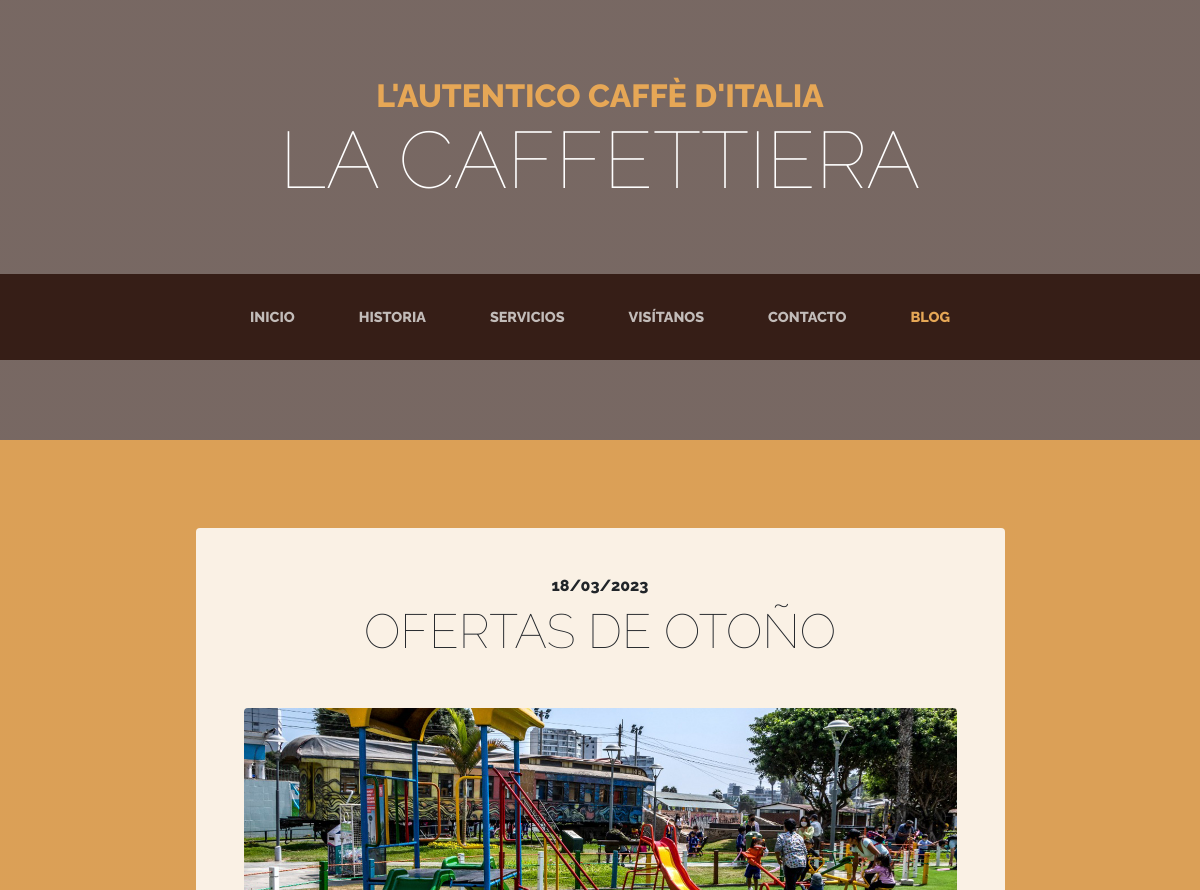
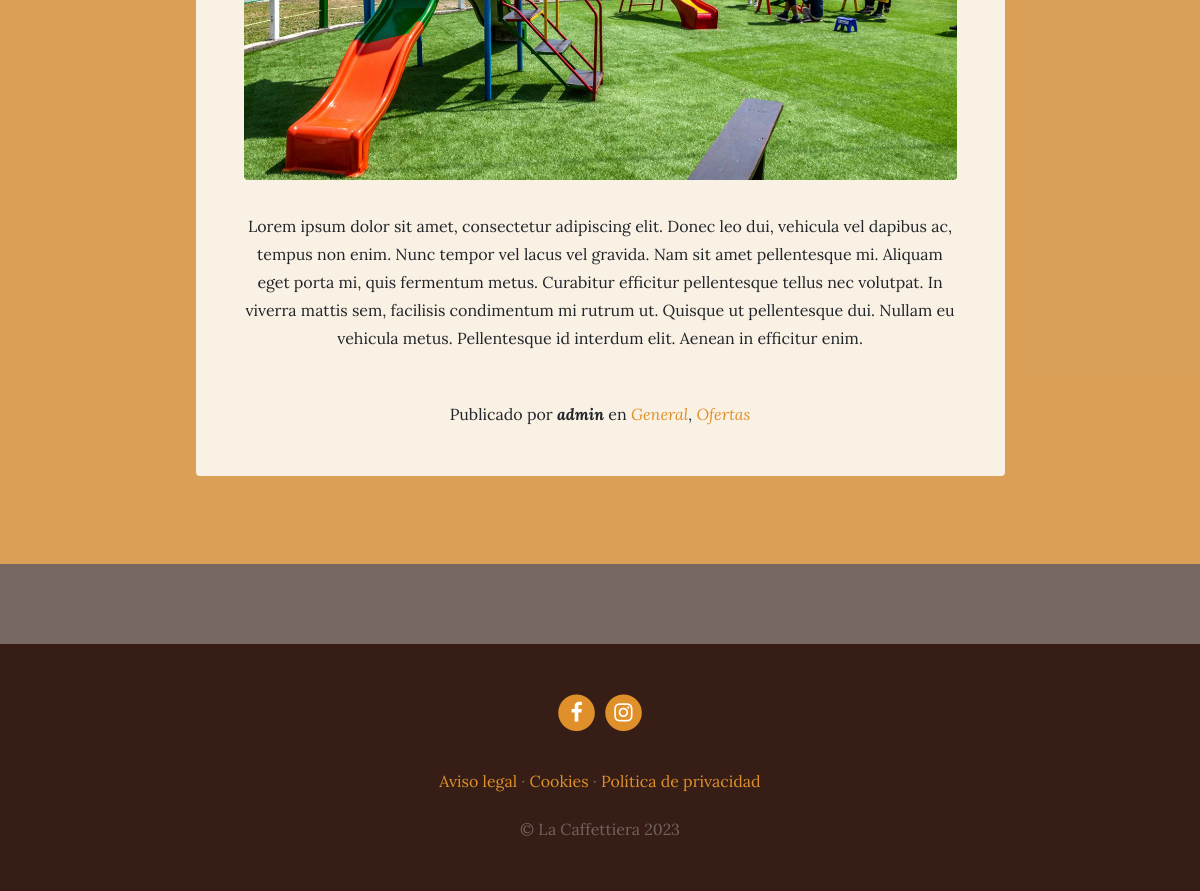
Screenshot of /blog/ with the database file from the repository (2 pictures, top to bottom).
### blog/models.py (models this page shows, shortened)
class Post(models.Model):
    title = models.CharField(max_length=200, verbose_name="Título")
    content = models.TextField(verbose_name="Contenido")
    published = models.DateTimeField(default=now, verbose_name="Fecha de Publicación")
    image = models.ImageField(upload_to="blog", null=True, blank=True, verbose_name="Imagen")
    author = models.ForeignKey(User, on_delete=models.CASCADE, verbose_name="Autor")
    categories = models.ManyToManyField(Category, related_name="get_posts", verbose_name="Categorías")
    created = models.DateTimeField(auto_now_add=True, verbose_name="Fecha de creación")
    updated = models.DateTimeField(auto_now=True, verbose_name="Fecha de edición")
    class Meta:
        verbose_name = "entrada"
        ordering = ["-created"]

class Category(models.Model):
    name = models.CharField(max_length=100, verbose_name="Nombre")
    created = models.DateTimeField(auto_now_add=True, verbose_name="Fecha de Creación")
    updated = models.DateTimeField(auto_now=True, verbose_name="Fecha de Edición")
    class Meta:
        verbose_name = "categoría"
        ordering = ["-created"]

### pages/models.py (models this page shows, shortened)
class Page(models.Model):
    title = models.CharField(max_length=200, verbose_name="Título")
    content = RichTextField(verbose_name="Contenido")
    order = models.SmallIntegerField(default=0, verbose_name="Orden")
    created = models.DateTimeField(auto_now_add=True, verbose_name="Fecha de Creación")
    updated = models.DateTimeField(auto_now=True, verbose_name="Fecha de Edición")
    class Meta:
        verbose_name = "página"
        ordering = ["order", "title"]

### blog/views.py (the view)
# urls.py: path('', views.blog, name="blog"),
def blog(request):
    posts = Post.objects.all()
    return render(request, "blog/blog.html", {
        'posts': posts
    })

### core/processors.py (called while the page is built)
def year_now(request):
    dateNow = datetime.now()
    yearNow = datetime.strftime(dateNow, '%Y')
    ctx = {'yearNow': int(yearNow)}
    return ctx

### pages/templatetags/pages_extras.py (called while the page is built)
@register.simple_tag
def get_page_list():
    pages = Page.objects.all()
    return pages

### social/processors.py (called while the page is built)
def ctx_dict(request):
    ctx = {}
    links = Link.objects.all()
    for link in links:
        ctx[link.key] = link.url  # clave: valor
    return ctx

### blog/templates/blog/blog.html (shortened to what this page needs)
{% extends 'core/base.html' %}
{% load static %}
{% block content %}
{% for post in posts %}
<section class="page-section cta">
    <div class="container">
        <div class="row">
            <div class="col-xl-9 mx-auto">
                <div class="cta-innerv text-center rounded">
                    <h2 class="section-heading {% if post.image %} mb-5 {% endif %}">
                        <span class="section-heading-upper">{{ post.published|date:"SHORT_DATE_FORMAT" }}</span>
                        <span class="section-heading-lower">{{ post.title }}</span>
                    </h2>
                    <p class="mb-0">
                        {% if post.image %}
                        <img class="mx-auto d-flex rounded img-fluid mb-3 mb-lg-0" src="{{ post.image.url }}" alt="">
                        {% endif %}
                    </p>
                    <p class="mb-0 mbt">
                        {{ post.content|linebreaks }}
                    </p>
                    <p class="mb-0 mbt">
                        <span class="section-heading-under">
                            Publicado por <em><b>{{ post.author }}</b></em> en
                            <em>
                            {% for category in post.categories.all %}
                                <a href="{% url 'category' category.id %}" class="link">{{ category.name }}</a>{% if not forloop.last %}, {% endif %}
                            {% endfor %}
                            </em>
                        </span>
                    </p>
                </div>
            </div>
        </div>
    </div>
</section>
{% endfor %}
{% endblock %}

### core/templates/core/base.html (shortened to what this page needs)
<!DOCTYPE html>
<html lang="es">
<head>
    {% load static %}
    <link href="{% static 'core/vendor/font-awesome/css/font-awesome.min.css' %}" rel="stylesheet" type="text/css">
    <link href="{% static 'core/vendor/bootstrap/css/bootstrap.min.css' %}" rel="stylesheet">
    <link href="{% static 'core/css/business-casual.css' %}" rel="stylesheet">
</head>
<body>
    <h1 class="site-heading text-center text-white d-none d-lg-block">
        <span class="site-heading-upper text-primary mb-3">L'autentico caffè d'italia</span>
        <span class="site-heading-lower">La Caffettiera</span>
    </h1>
    <nav class="navbar navbar-expand-lg navbar-dark py-lg-4" id="mainNav">
        <div class="container">
            <div class="collapse navbar-collapse" id="navbarResponsive">
                <ul class="navbar-nav mx-auto">
                    <li class="nav-item px-lg-4 {% if request.path == '/' %} active {% endif %}">
                        <a class="nav-link text-uppercase text-expanded" href="{% url 'home' %}">Inicio</a>
                    </li>
                    <li class="nav-item px-lg-4 {% if request.path == '/about/' %} active {% endif %}">
                        <a class="nav-link text-uppercase text-expanded" href="{% url 'about' %}">Historia</a>
                    </li>
                    <li class="nav-item px-lg-4 {% if request.path == '/services/' %} active {% endif %}">
                        <a class="nav-link text-uppercase text-expanded" href="{% url 'services' %}">Servicios</a>
                    </li>
                    <li class="nav-item px-lg-4 {% if request.path == '/store/' %} active {% endif %}">
                        <a class="nav-link text-uppercase text-expanded" href="{% url 'store' %}">Visítanos</a>
                    </li>
                    <li class="nav-item px-lg-4 {% if request.path == '/contact/' %} active {% endif %}">
                        <a class="nav-link text-uppercase text-expanded" href="{% url 'contact' %}">Contacto</a>
                    </li>
                    <li class="nav-item px-lg-4 {% if request.path|slice:':6' == '/blog/' %} active {% endif %}">
                        <a class="nav-link text-uppercase text-expanded" href="{% url 'blog' %}">Blog</a>
                    </li>
                </ul>
            </div>
        </div>
    </nav>
    {% block content %} {% endblock %}
    <footer class="footer text-faded text-center py-5">
        <div class="container">
            <p class="m-0">
                {% if LINK_FACEBOOK %}
                    <a href="{{ LINK_FACEBOOK }}" class="link" target="_blank">
                        <span class="fa-stack fa-lg">
                            <i class="fa fa-circle fa-stack-2x"></i>
                            <i class="fa fa-facebook fa-stack-1x fa-inverse"></i>
                        </span>
                    </a>
                {% endif %}
                {% if LINK_INSTAGRAM %}
                <a href="{{ LINK_INSTAGRAM }}" class="link" target="_blank">
                    <span class="fa-stack fa-lg">
                        <i class="fa fa-circle fa-stack-2x"></i>
                        <i class="fa fa-instagram fa-stack-1x fa-inverse"></i>
                    </span>
                </a>
                {% endif %}
            </p>
            <p class="m-0 mbt">
                {% load pages_extras %}
                {% get_page_list as page_list %}
                {% for page in page_list %}
                    <a href="{% url 'page' page.id page.title|slugify %}" class="link">{{ page.title }}</a> {% if not forloop.last  %}·{% endif %}
                {% endfor %}
            </p>
            <p class="m-0 mbt1">&copy; La Caffettiera {{ yearNow }}</p>
        </div>
    </footer>
</body>
</html>

### core/static/core/css/business-casual.css (style rules this page uses)
body { font-family: 'Lora'; background: linear-gradient(rgba(47, 23, 15, 0.65), rgba(47, 23, 15, 0.65)), url("../img/bg.jpg"); background-attachment: fixed; background-position: center; background-size: cover; }
h1, h2, h3, h4, h5, h6 { font-family: 'Raleway'; }
p { line-height: 1.75; }
.text-faded { color: rgba(255, 255, 255, 0.3); }
.site-heading { margin-top: 5rem; margin-bottom: 5rem; text-transform: uppercase; line-height: 1; font-family: 'Raleway'; }
.site-heading .site-heading-upper { display: block; font-size: 2rem; font-weight: 800; }
.site-heading .site-heading-lower { font-size: 5rem; font-weight: 100; line-height: 4rem; }
.page-section { margin-top: 5rem; margin-bottom: 5rem; }
.section-heading { text-transform: uppercase; }
.section-heading .section-heading-upper { display: block; font-size: 1rem; font-weight: 800; padding-bottom:.5rem; }
.section-heading .section-heading-lower { display: block; font-size: 3rem; font-weight: 100; }
#mainNav { background-color: rgba(47, 23, 15, 0.9); font-family: 'Raleway'; }
#mainNav .navbar-nav .nav-item .nav-link { color: rgba(255, 255, 255, 0.7); font-weight: 800; }
#mainNav .navbar-nav .nav-item.active .nav-link { color: #e6a756; }
@media (min-width: 992px) { #mainNav .navbar-nav .nav-item .nav-link { font-size: 0.9rem; } }
.cta { padding-top: 5rem; padding-bottom: 5rem; background-color: rgba(230, 167, 86, 0.9); }
.cta .cta-innerv { position: relative; padding: 3rem; margin: 0.5rem; background-color: rgba(255, 255, 255, 0.85); }
.footer { background-color: rgba(47, 23, 15, 0.9); }
.text-primary { color: #e6a756 !important; }
.mbt { padding-top: 2rem; }
.mbt1 { padding-top: 1.25rem; }
a.link { color: #df902a; }

### rows the page displays
Post: published "18/03/2023", title "OFERTAS DE OTOÑO", image (picture), content "Lorem ipsum dolor sit amet, consectetur adipiscing elit. Donec leo dui, vehicula vel dapibus ac, tempus non enim. Nunc tempor vel lacus vel gravida. Nam sit amet pellentesque mi. Aliquam eget porta mi, quis fermentum metus. Curabitur efficitur pellentesque tellus nec volutpat. In viverra mattis sem, facilisis condimentum mi rutrum ut. Quisque ut pellentesque dui. Nullam eu vehicula metus. Pellentesque id interdum elit. Aenean in efficitur enim.", author "admin"
Category: name "General"
Category: name "Ofertas"
Page: title "Aviso legal"
Page: title "Cookies"
Page: title "Política de privacidad"

### other values shown
{{ yearNow }} "2023"
